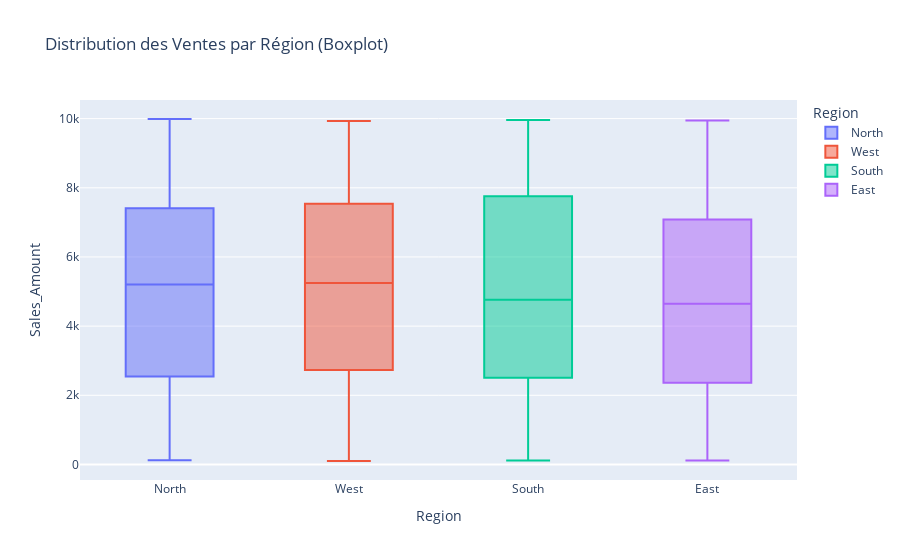

The notebook cell saved with this chart:
### Code cell
# --- Boxplot : Distribution des ventes par région ---
fig_box = px.box(df, x='Region', y='Sales_Amount', color='Region',
                 title='Distribution des Ventes par Région (Boxplot)',
                 points="outliers")
fig_box.write_html(OUTPUT_DIR / 'figures' / 'sales_boxplot_by_region.html')
fig_box.show()

### Figure 1 — Plotly figure (JSON) as saved in the notebook; plotly's stock layout.template omitted (floating-point values rounded to 4 significant figures; data arrays with more than 128 entries replaced by an {"elided": "..."} marker saying what was removed)
{"data": [{"alignmentgroup": "True", "boxpoints": "outliers", "hovertemplate": "Region=%{x}<br>Sales_Amount=%{y}<extra></extra>", "legendgroup": "North", "marker": {"color": "#636efa"}, "name": "North", "notched": false, "offsetgroup": "North", "orientation": "v", "showlegend": true, "type": "box", "x": {"elided": "267 str values"}, "x0": " ", "xaxis": "x", "y": {"elided": "267 float values"}, "y0": " ", "yaxis": "y"}, {"alignmentgroup": "True", "boxpoints": "outliers", "hovertemplate": "Region=%{x}<br>Sales_Amount=%{y}<extra></extra>", "legendgroup": "West", "marker": {"color": "#EF553B"}, "name": "West", "notched": false, "offsetgroup": "West", "orientation": "v", "showlegend": true, "type": "box", "x": {"elided": "244 str values"}, "x0": " ", "xaxis": "x", "y": {"elided": "244 float values"}, "y0": " ", "yaxis": "y"}, {"alignmentgroup": "True", "boxpoints": "outliers", "hovertemplate": "Region=%{x}<br>Sales_Amount=%{y}<extra></extra>", "legendgroup": "South", "marker": {"color": "#00cc96"}, "name": "South", "notched": false, "offsetgroup": "South", "orientation": "v", "showlegend": true, "type": "box", "x": {"elided": "226 str values"}, "x0": " ", "xaxis": "x", "y": {"elided": "226 float values"}, "y0": " ", "yaxis": "y"}, {"alignmentgroup": "True", "boxpoints": "outliers", "hovertemplate": "Region=%{x}<br>Sales_Amount=%{y}<extra></extra>", "legendgroup": "East", "marker": {"color": "#ab63fa"}, "name": "East", "notched": false, "offsetgroup": "East", "orientation": "v", "showlegend": true, "type": "box", "x": {"elided": "263 str values"}, "x0": " ", "xaxis": "x", "y": {"elided": "263 float values"}, "y0": " ", "yaxis": "y"}], "layout": {"boxmode": "overlay", "legend": {"title": {"text": "Region"}, "tracegroupgap": 0}, "title": {"text": "Distribution des Ventes par Région (Boxplot)"}, "xaxis": {"anchor": "y", "categoryarray": ["North", "West", "South", "East"], "categoryorder": "array", "domain": [0, 1], "title": {"text": "Region"}}, "yaxis": {"anchor": "x", "domain": [0, 1], "title": {"text": "Sales_Amount"}}}}
